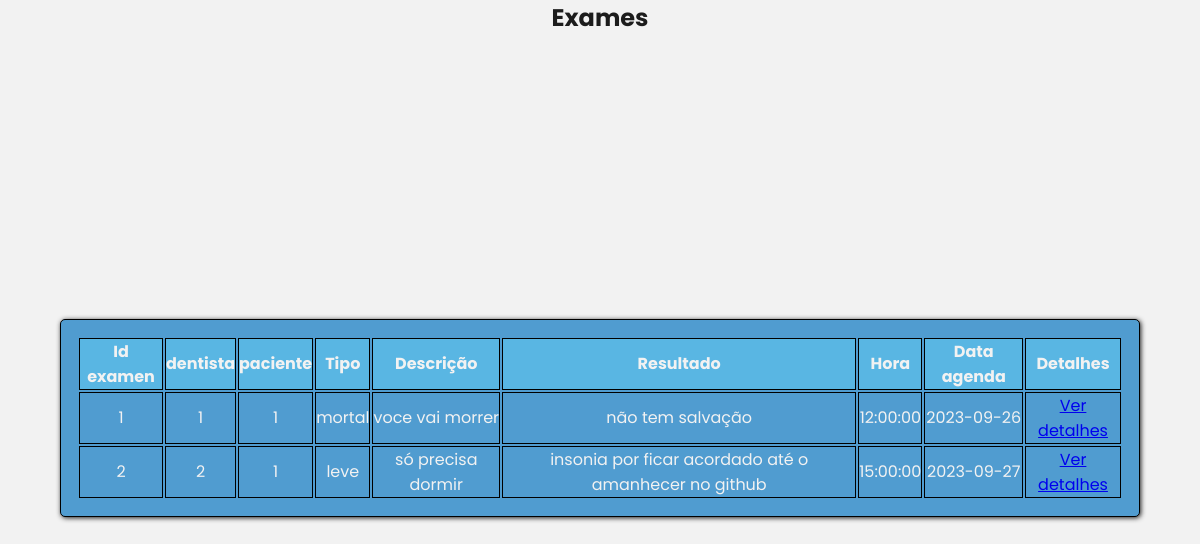
The page /listar_exames.php on the database its author committed.
### tables this page shows
CREATE TABLE `exame` (
  `id_examen_pk` int(11) NOT NULL,
  `id_dentista_fk` int(11) NOT NULL,
  `id_paciente_fk` int(11) NOT NULL,
  `tipo` text,
  `descricao` text NOT NULL,
  `resultado` text NOT NULL,
  `hora` time DEFAULT NULL,
  `data_agenda` date DEFAULT NULL,
  `imagem` longblob
);

### persistence/Banco.php (called while the page is built, shortened)
<?php
class Banco{
	private $conexao;
	public function __construct(){
		$this->url="localhost";
		$this->usuario="root";
		$this->senha="";
		$this->banco="odontologia";
		$this->conexao=new mysqli($this->url,$this->usuario,
			$this->senha,$this->banco);
	}
	public function consultar($sql)
	{
		$consulta=$this->conexao->query($sql);
		$linhas=$consulta->num_rows;
		if($linhas>0){
			return $consulta;
		}else{
			return false;
		}
	}
}
?>

### listar_exames.php (the view, shortened to what this page needs)
<?php
require_once 'cabecalho.php';
?>
    <h2>Exames</h2>
<?php
if (isset($_POST['inicio'])) {
	$inicio=$_POST['inicio'];
	$fim=$inicio+4;
}else{
	$inicio=1;
	$fim=5;
}
require_once 'persistence/ExamePA.php';
$examepa=new ExamePA();
$consultar=$examepa->listar_inicio_fim($inicio,$fim);
if(!$consultar){
	echo "<h2>Não há nenhum exame cadastrado no sistema.</h2>";
}else{
	echo "<table>";
	echo "<tr>";
	echo "<th>Id examen</th>";
	echo "<th>dentista</th>";
	echo "<th>paciente</th>";
	echo "<th>Tipo</th>";
	echo "<th>Descrição</th>";
	echo "<th>Resultado</th>";
	echo "<th>Hora</th>";
	echo "<th>Data agenda</th>";
	echo "<th>Detalhes</th>";
	echo "</tr>";
	while ($linha=$consultar->fetch_assoc()) {
		echo "<tr>";
		echo "<td>".$linha['id_examen_pk']."</td>";
		echo "<td>".$linha['id_dentista_fk']."</td>";
		echo "<td>".$linha['id_paciente_fk']."</td>";
		echo "<td>".$linha['tipo']."</td>";
		echo "<td>".$linha['descricao']."</td>";
		echo "<td>".$linha['resultado']."</td>";
		echo "<td>".$linha['hora']."</td>";
		echo "<td>".$linha['data_agenda']."</td>";
		echo "<td><a class='det' href='/PROJETO_INTEGRADOR/detalhes'>Ver detalhes</td>";
		echo "</tr>";
	}
	echo "</table>";
}
?>
</body>
</html>

### css/estilo.css (style rules this page uses)
:root { --color-white: #f2f2f2; --color-blue1: rgb(0, 151, 178); --color-blue2: #509CD0; --color-blue3: rgb(89, 182, 227); --color-dark1: #1c1c1c; --color-text: #d9d9d9; --color-hover: rgb(255, 255, 255, 0.2); --color-blue2hover: rgb(255, 255, 255, 0.1); }
* { margin:0px; padding:0px; }
body { display: flex; min-height: 100vh; background-color: var(--color-white); flex-direction: column; font-family: 'Poppins', sans-serif; }
h2 { text-align: center; color: var(--color-dark1); font-family: 'Poppins', sans-serif; }
table { width: 90vw; margin: auto; border: 1px solid black; color: var(--color-white); background-color: var(--color-blue2); border-radius: 5px; box-shadow: 1px 1px 5px var(--color-dark1); padding: 1em; }
tr { height: 30px; border: 1px solid white; }
th { height: 30px; background-color: var(--color-blue3); border: 1px solid black; }
td { height: 30px; text-align: center; border: 1px solid black; transition: 0.5s; }

### rows shown on the page
exame: id_examen_pk "1", id_dentista_fk "1", id_paciente_fk "1", tipo "mortal", descricao "voce vai morrer", resultado "não tem salvação", hora "12:00:00", data_agenda "2023-09-26"
exame: id_examen_pk "2", id_dentista_fk "2", id_paciente_fk "1", tipo "leve", descricao "só precisa dormir", resultado "insonia por ficar acordado até o amanhecer no github", hora "15:00:00", data_agenda "2023-09-27"
